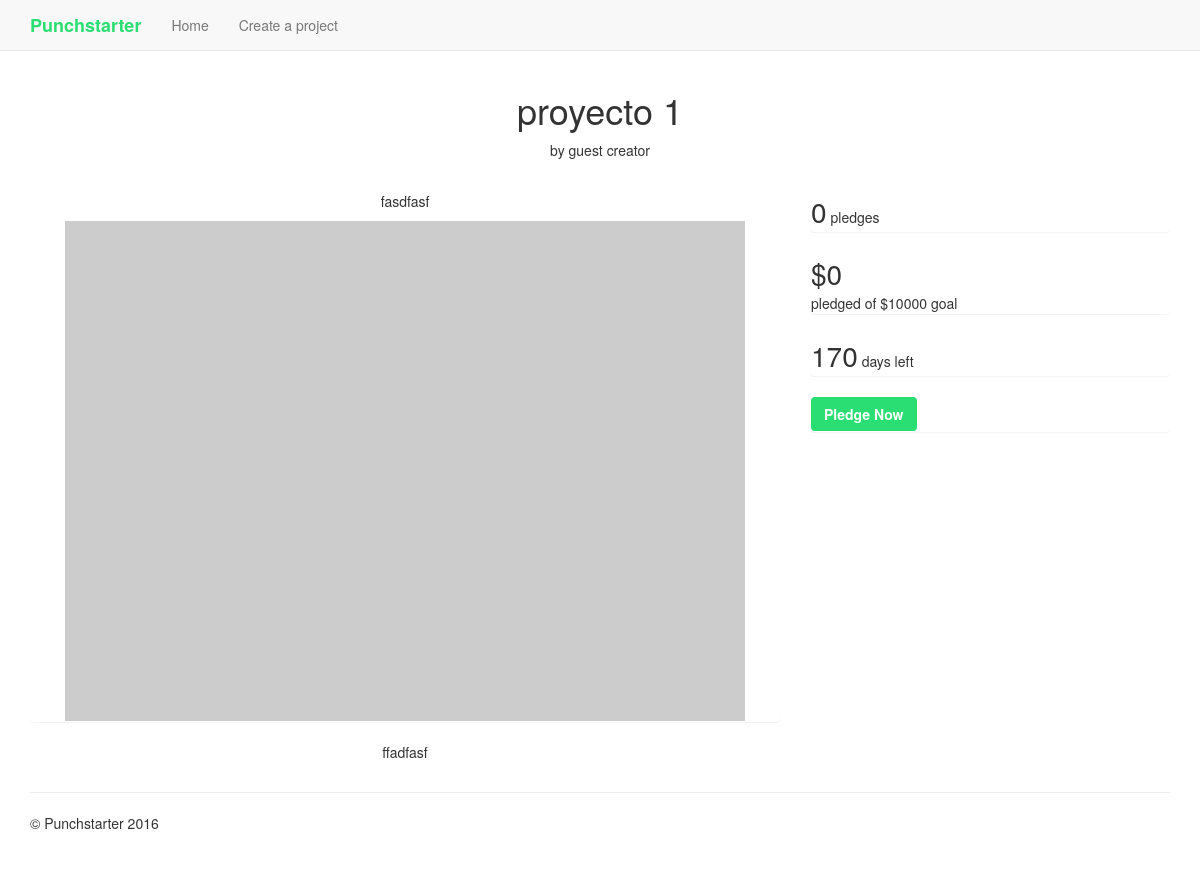
The app's page /projects/2/ with its own data.
### punchstarter/models.py (models this page shows)
class Project(db.Model):
    id = db.Column(db.Integer, primary_key=True)
    member_id = db.Column(db.Integer, db.ForeignKey('member.id'), nullable=False)
    name = db.Column(db.String(100))
    short_description = db.Column(db.Text)
    long_description = db.Column(db.Text)
    goal_amount = db.Column(db.Integer)
    time_start = db.Column(db.DateTime)
    time_end = db.Column(db.DateTime)
    time_created = db.Column(db.DateTime)
    pledges = db.relationship('Pledge', backref='project', foreign_keys='Pledge.project_id')
    @property
    def num_pledges(self):
        return len(self.pledges)
    @property
    def total_pledges(self):
        total_pledges = db.session.query(func.sum(Pledge.amount)).filter(Pledge.project_id==self.id).one()[0]
        if not total_pledges:
            total_pledges = 0
        return total_pledges
    @property
    def num_days_left(self):
        now = datetime.datetime.now()
        num_days_left = (self.time_end - now).days
        return num_days_left

class Member(db.Model):
    id = db.Column(db.Integer, primary_key=True)
    first_name = db.Column(db.String(100))
    last_name = db.Column(db.String(100))
    project = db.relationship('Project', backref='creator')
    pledges = db.relationship('Pledge', backref='pledgor', foreign_keys='Pledge.member_id')

### punchstarter/__init__.py (the view)
@app.route('/projects/<int:project_id>/')
def project_detail(project_id):
    project = db.session.query(Project).get(project_id)
    if not project:
        abort(404)
    return render_template('project_detail.html', project=project)

### punchstarter/templates/project_detail.html (shortened to what this page needs)
{% extends "base.html" %}
{% set active_page = "project_detail" %}
{% block content %}
<div class="row">
    <div class="col-sm-12">
        <h1 class="text-center"> {{ project.name }}</h1>
        <div class="text-center"> by {{ project.creator.first_name }} {{project.creator.last_name}}</div>
    </div>
</div>
<div class="col-xs-12" style="height: 30px;"></div>
<div class="row">
    <div class="col-sm-8">
        <div class="panel">
            <p class="text-center">{{ project.short_description }}</p>
            <img class="img-responsive center-block" src="http://placehold.it/680x500" width="680" height="500">
        </div>
        <div>
            <p class="text-center">{{ project.long_description }}</p>
        </div>
    </div>
    <div class="col-sm-4">
        <div class="panel">
            <span class="project-vitals">{{ project.num_pledges }}</span> pledges
        </div>
        <div class="panel">
            <span class="project-vitals">${{ project.total_pledges }}</span> <br/> pledged of ${{ project.goal_amount }} goal
        </div>
        <div class="panel">
            <span class="project-vitals">{{ project.num_days_left }}</span> days left
        </div>
        <div class="panel">
            <a href="{{ url_for('pledge', project_id=project.id) }}" class="btn btn-punchstarter">Pledge Now</a>
        </div>
    </div>
</div>
{% endblock content%}

### punchstarter/static/theme.css (style rules this page uses)
body { padding-top: 70px; padding-bottom: 30px; }
.project-vitals { font-size:2em; }
.btn-punchstarter { background-color: #2bde73; color: #FFF; font-weight: bold; }
a { color: #2bde73; }

### records on screen
Project: name "proyecto 1", short_description "fasdfasf", long_description "ffadfasf", goal_amount "10000", num_days_left "170"
Member: creator.first_name "guest", creator.last_name "creator"

### other values on screen
{{ project.num_pledges }} "0"
{{ project.total_pledges }} "0"
